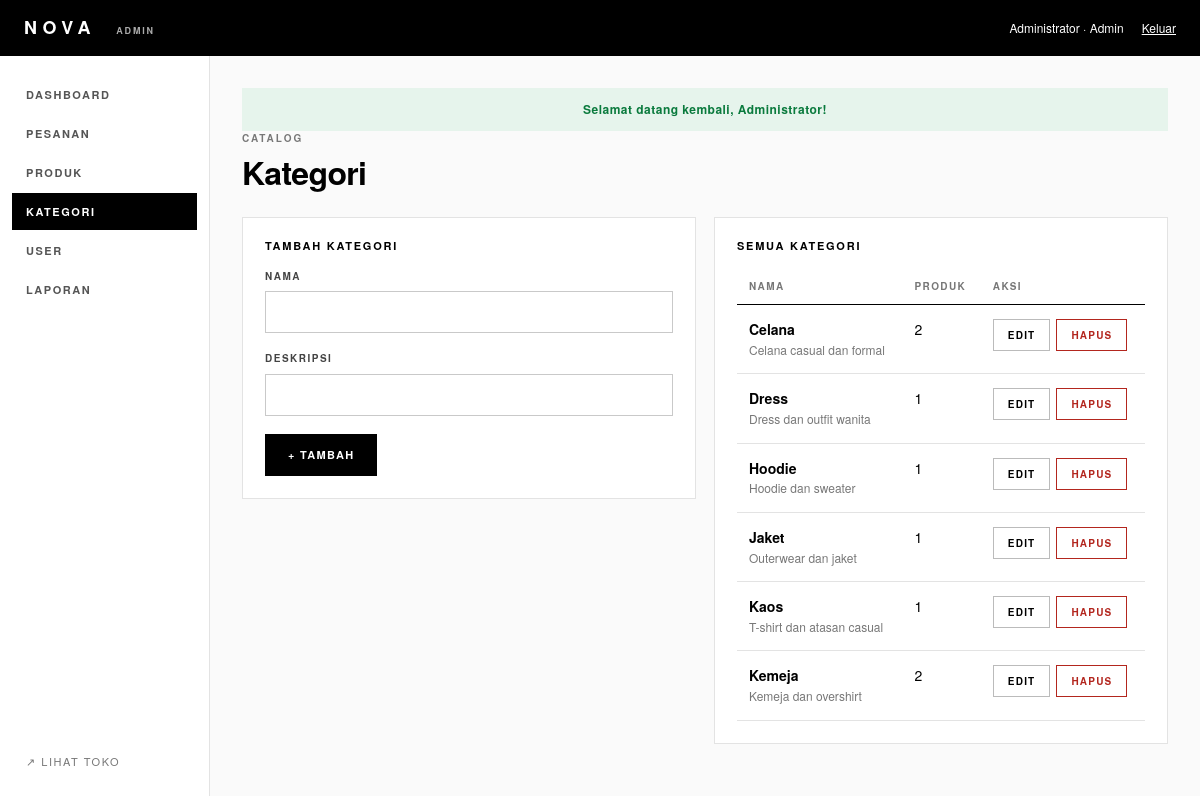
Screenshot of /admin/categories.php (signed in) with the database file from the repository.
### tables this page shows
CREATE TABLE categories (
 id INT AUTO_INCREMENT PRIMARY KEY,
 name VARCHAR(80) NOT NULL UNIQUE,
 description VARCHAR(255) NULL,
 created_at TIMESTAMP DEFAULT CURRENT_TIMESTAMP
);

### includes/helpers.php (called while the page is built, shortened)
<?php
function h($s): string { return htmlspecialchars((string)($s ?? ''), ENT_QUOTES, 'UTF-8'); }
function url(string $path = ''): string { return BASE_URL . '/' . ltrim($path, '/'); }
function asset(string $path): string { return url('assets/' . ltrim($path, '/')); }
function get_flash(): ?array { $f = $_SESSION['flash'] ?? null; unset($_SESSION['flash']); return $f; }

### includes/auth.php (called while the page is built, shortened)
<?php
function current_role(): ?string { return $_SESSION['user_role'] ?? null; }
function is_admin(): bool { return in_array(current_role(), ['admin', 'staff'], true); }

### includes/db.php (called while the page is built, shortened)
<?php
function db(): PDO {
    static $pdo = null;
    try {
        $dsn = getenv('TOKOBAJU_DSN') ?: 'mysql:host=' . DB_HOST . ';dbname=' . DB_NAME . ';charset=utf8mb4';
        $pdo = new PDO($dsn, getenv('TOKOBAJU_DSN') ? null : DB_USER, getenv('TOKOBAJU_DSN') ? null : DB_PASS, [
            PDO::ATTR_ERRMODE => PDO::ERRMODE_EXCEPTION,
            PDO::ATTR_DEFAULT_FETCH_MODE => PDO::FETCH_ASSOC,
            PDO::ATTR_EMULATE_PREPARES => false,
        ]);
    } catch (PDOException $e) {
        http_response_code(500);
        exit('Koneksi database gagal. Nyalakan MySQL di XAMPP, impor database/schema.sql, lalu cek config/app.php.');
    }
    return $pdo;
}
function q(string $sql, array $params = []): PDOStatement {
    $st = db()->prepare($sql);
    $st->execute($params);
    return $st;
}

### admin/categories.php (the view, shortened to what this page needs)
<?php
$error = ''; $edit = null;
$cats = q("SELECT c.*, COUNT(p.id) n FROM categories c LEFT JOIN products p ON p.category_id = c.id GROUP BY c.id, c.name, c.description, c.created_at ORDER BY c.name")->fetchAll();
$pageTitle = 'Kategori'; $active = 'categories';
require __DIR__ . '/../includes/partials/admin_header.php';
?>
<div class="page-head"><div><div class="eyebrow">Catalog</div><h1>Kategori</h1></div></div>
<div class="two">
  <section class="panel"><h2><?= $edit ? 'Edit kategori' : 'Tambah kategori' ?></h2>
    <form method="post"><?= csrf_field() ?><input type="hidden" name="do" value="<?= $edit ? 'edit' : 'add' ?>"><input type="hidden" name="id" value="<?= (int)($edit['id'] ?? 0) ?>">
      <div class="field"><label>Nama</label><input type="text" name="name" value="<?= h($edit['name'] ?? '') ?>" maxlength="80" required></div>
      <div class="field"><label>Deskripsi</label><input type="text" name="description" value="<?= h($edit['description'] ?? '') ?>" maxlength="255"></div>
      <div class="actions"><button class="btn"><?= $edit ? 'Simpan' : '+ Tambah' ?></button><?php if ($edit): ?><a class="btn light" href="categories.php">Batal</a><?php endif; ?></div>
    </form></section>
  <section class="panel"><h2>Semua kategori</h2><div class="table-wrap"><table>
    <thead><tr><th>Nama</th><th>Produk</th><th>Aksi</th></tr></thead><tbody>
    <?php foreach ($cats as $c): ?>
      <tr><td><b><?= h($c['name']) ?></b><small><?= h($c['description']) ?></small></td><td><?= (int)$c['n'] ?></td>
        <td><div class="actions"><a class="btn light small" href="categories.php?edit=<?= $c['id'] ?>">Edit</a>
          <form method="post" data-confirm="Hapus kategori? Produknya jadi tanpa kategori."><button class="btn danger small">Hapus</button></form></div></td></tr>
    <?php endforeach; ?></tbody></table></div></section>
</div>
<?php require __DIR__ . '/../includes/partials/admin_footer.php'; ?>

### includes/partials/admin_header.php (shortened to what this page needs)
<?php
$flash = get_flash();
$active = $active ?? '';
$menu = [
  'dashboard'  => ['Dashboard', 'admin/index.php', false],
  'orders'     => ['Pesanan', 'admin/orders.php', false],
  'products'   => ['Produk', 'admin/products.php', false],
  'categories' => ['Kategori', 'admin/categories.php', true],
  'users'      => ['User', 'admin/users.php', true],
  'reports'    => ['Laporan', 'admin/reports.php', false],
];
?>
<!doctype html>
<html lang="id">
<head>
<link rel="stylesheet" href="<?= asset('css/base.css') ?>">
<link rel="stylesheet" href="<?= asset('css/admin.css') ?>">
</head>
<body class="admin">
<?php if (is_admin()): ?>
<header class="admin-top">
  <a class="logo" href="<?= url('admin/index.php') ?>"><?= h(APP_NAME) ?> <small>Admin</small></a>
  <div class="top-right"><span><?= h($_SESSION['user_name']) ?> · <?= h(ucfirst(current_role())) ?></span>
    <form method="post" action="<?= url('admin/logout.php') ?>"><?= csrf_field() ?><button class="link">Keluar</button></form></div>
</header>
<div class="admin-layout">
  <aside class="admin-side" id="adminNav">
    <?php foreach ($menu as $k => [$label, $href, $super]): if ($super && !is_superadmin()) continue; ?>
      <a class="<?= $active === $k ? 'on' : '' ?>" href="<?= url($href) ?>"><?= $label ?></a>
    <?php endforeach; ?>
    <a href="<?= url('index.php') ?>" class="muted-link">↗ Lihat toko</a>
  </aside>
  <main class="admin-main">
<?php else: ?>
  <main class="auth-wrap">
<?php endif; ?>
<?php if ($flash): ?><div class="flash <?= h($flash['type']) ?>"><?= h($flash['message']) ?></div><?php endif; ?>

### includes/partials/admin_footer.php (shortened to what this page needs)
  </main>
<?php if (is_admin()): ?></div><?php endif; ?>
</body>
</html>

### assets/css/base.css (style rules this page uses)
:root { --ink: #000; --paper: #fff; --soft: #f4f4f4; --line: #e3e3e3; --mute: #777; --ok: #0a7a3d; --bad: #b3261e; --run: #1d4ed8; --wait: #8a6100; --font: "Helvetica Neue", Helvetica, Arial, sans-serif; }
* { box-sizing: border-box; }
html { scroll-behavior: smooth; }
body { margin: 0; background: var(--paper); color: var(--ink); font: 14px/1.55 var(--font); -webkit-font-smoothing: antialiased; }
a { color: inherit; }
h1, h2, h3 { margin: 0; line-height: 1.15; letter-spacing: -.02em; }
.eyebrow { font-size: 10px; font-weight: 700; letter-spacing: .2em; text-transform: uppercase; color: var(--mute); margin-bottom: 8px; }
.small { font-size: 12px; }
.btn, button.btn { display: inline-flex; align-items: center; justify-content: center; gap: 6px; height: 42px; padding: 0 22px; background: var(--ink); color: var(--paper); border: 1px solid var(--ink); font: 700 11px var(--font); letter-spacing: .12em; text-transform: uppercase; text-decoration: none; cursor: pointer; transition: .2s; }
.btn.light { background: var(--paper); color: var(--ink); border-color: #bbb; }
.btn.danger { background: var(--paper); color: var(--bad); border-color: var(--bad); }
.btn.small { height: 32px; padding: 0 14px; font-size: 10px; }
button.link { background: none; border: 0; padding: 0; font: inherit; color: inherit; cursor: pointer; text-decoration: underline; }
.field { margin-bottom: 18px; }
.field label { display: block; margin-bottom: 7px; font-size: 10px; font-weight: 700; letter-spacing: .15em; text-transform: uppercase; color: #444; }
input[type=text], input[type=email], input[type=password], input[type=number], input[type=tel], input[type=date], input[type=search], input[type=file], select, textarea { width: 100%; min-height: 42px; padding: 10px 12px; border: 1px solid #c9c9c9; background: var(--paper); color: var(--ink); font: 14px var(--font); border-radius: 0; outline: none; }
.flash { position: sticky; top: 0; z-index: 40; padding: 12px 24px; font-size: 12px; font-weight: 600; letter-spacing: .04em; text-align: center; transition: opacity .4s; }
.flash.ok { background: #e6f4ec; color: var(--ok); }
.table-wrap { overflow-x: auto; }
table { width: 100%; border-collapse: collapse; }
th { text-align: left; font-size: 10px; font-weight: 700; letter-spacing: .14em; text-transform: uppercase; color: var(--mute); padding: 10px 12px; border-bottom: 1px solid var(--ink); white-space: nowrap; }
td { padding: 14px 12px; border-bottom: 1px solid var(--line); vertical-align: top; }
td small { display: block; color: var(--mute); font-size: 12px; }

### assets/css/admin.css (style rules this page uses)
body.admin { background: #fafafa; }
.admin-top { position: sticky; top: 0; z-index: 30; display: flex; align-items: center; justify-content: space-between; height: 56px; padding: 0 24px; background: #000; color: #fff; }
.admin-top .logo { text-decoration: none; font-size: 18px; font-weight: 800; letter-spacing: .3em; }
.admin-top .logo small { font-size: 9px; letter-spacing: .2em; color: #aaa; margin-left: 10px; font-weight: 600; text-transform: uppercase; }
.top-right { display: flex; align-items: center; gap: 18px; font-size: 12px; }
.top-right form { margin: 0; }
.admin-layout { display: grid; grid-template-columns: 210px 1fr; min-height: calc(100vh - 56px); }
.admin-side { background: #fff; border-right: 1px solid var(--line); padding: 20px 12px; display: flex; flex-direction: column; gap: 2px; }
.admin-side a { padding: 10px 14px; text-decoration: none; font-size: 11px; font-weight: 700; letter-spacing: .14em; text-transform: uppercase; color: #555; }
.admin-side a.on { background: #000; color: #fff; }
.admin-side .muted-link { margin-top: auto; color: var(--mute); font-weight: 500; }
.admin-main { padding: 32px; min-width: 0; max-width: 1200px; width: 100%; }
.page-head { display: flex; justify-content: space-between; align-items: end; gap: 16px; margin-bottom: 26px; flex-wrap: wrap; }
.page-head h1 { font-size: 2rem; }
.panel { background: #fff; border: 1px solid var(--line); padding: 22px; margin-bottom: 18px; }
.panel h2 { font-size: 11px; letter-spacing: .16em; text-transform: uppercase; margin-bottom: 16px; }
.two { display: grid; grid-template-columns: 1fr 1fr; gap: 18px; align-items: start; }
.actions { display: flex; gap: 6px; flex-wrap: wrap; }
.actions form { margin: 0; }

### rows the page displays
categories: name "Celana", description "Celana casual dan formal", n "2"
categories: name "Dress", description "Dress dan outfit wanita", n "1"
categories: name "Hoodie", description "Hoodie dan sweater", n "1"
categories: name "Jaket", description "Outerwear dan jaket", n "1"
categories: name "Kaos", description "T-shirt dan atasan casual", n "1"
categories: name "Kemeja", description "Kemeja dan overshirt", n "2"

### other values shown
APP_NAME "NOVA"
$_SESSION['user_name'] "Administrator"
current_role() "Admin"
$label "DASHBOARD"
$label "PESANAN"
$label "PRODUK"
$label "KATEGORI"
$label "USER"
$label "LAPORAN"
$flash['message'] "Selamat datang kembali, Administrator!"
